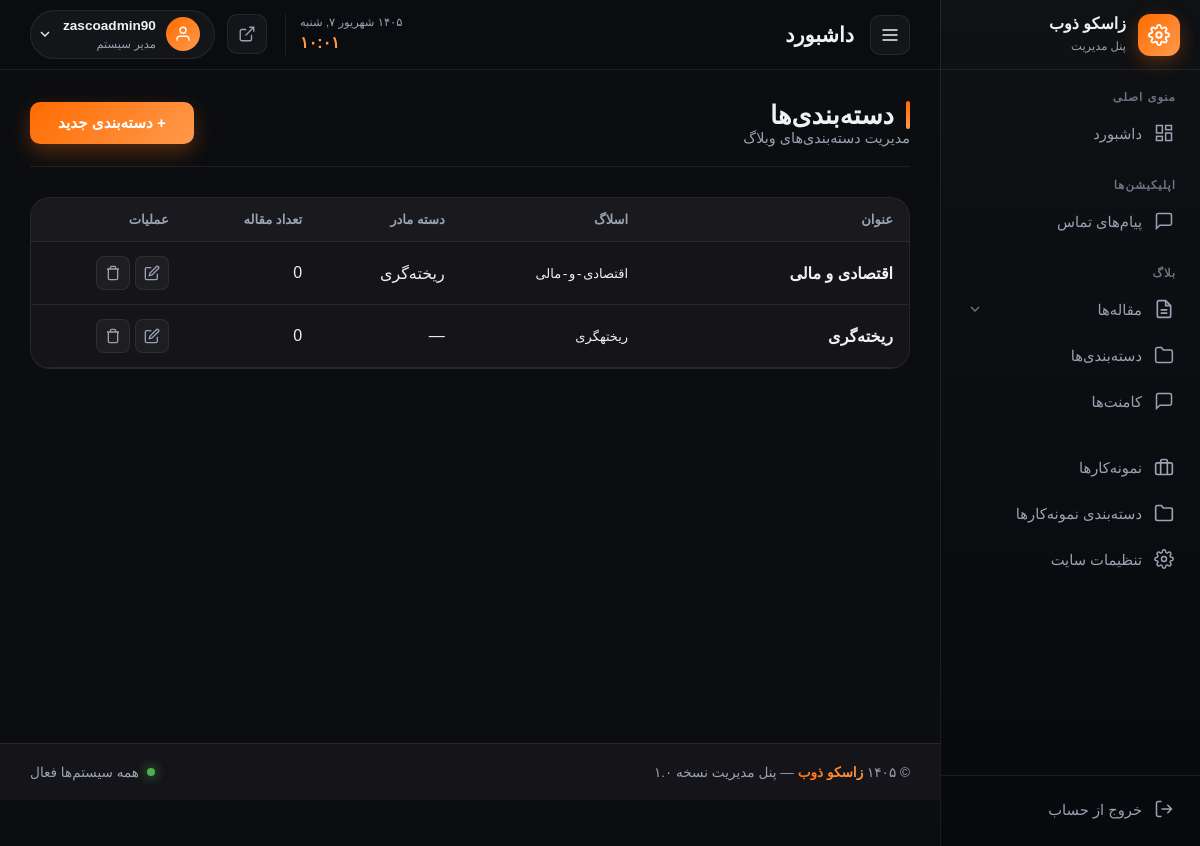
/zasco-admin-x9k2p/blog/categories/ (signed in), run on an earlier commit of the app's database.
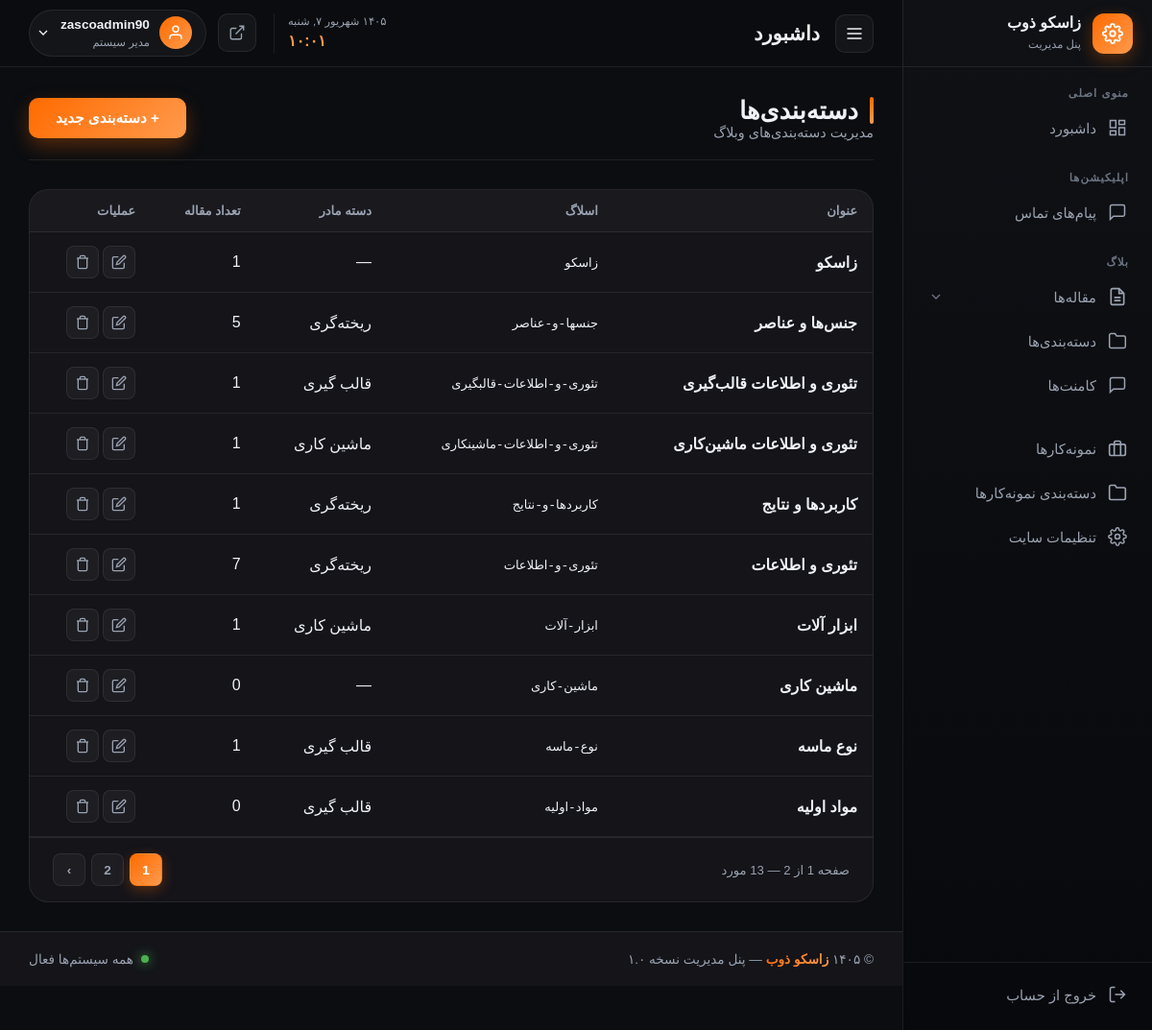
And on a later commit of the database.
### blog/models.py (models this page shows, shortened)
class Category(models.Model):
    title = models.CharField('عنوان دسته‌بندی', max_length=100)
    slug = models.SlugField('اسلاگ', max_length=120, unique=True, allow_unicode=True, blank=True)
    parent = models.ForeignKey('self', verbose_name='دسته مادر', null=True, blank=True,
        on_delete=models.SET_NULL, related_name='children')
    class Meta:
        verbose_name = 'دسته‌بندی'
        verbose_name_plural = 'دسته‌بندی‌ها'
    def __str__(self):
        return f'{self.parent.title} > {self.title}' if self.parent else self.title

### panel/views.py (the view)
# urls.py: path('blog/categories/', views.blog_category_list, name='blog_category_list'),
@login_required
def blog_category_list(request):
    if not request.user.is_staff:
        return redirect('panel:login')
    cats = Category.objects.annotate(posts_count=Count('posts')).order_by('-id')
    paginator = Paginator(cats, 10)
    categories = paginator.get_page(request.GET.get('page'))
    return render(request, 'main_pages/blog/category_list.html', {'categories': categories})

### main/context_processors.py (called while the page is built)
def site_settings(request):
    return {'site': SiteSetting.load()}

### main/models.py (called while the page is built)
    def get_queryset(self):
        return super().get_queryset().filter(is_deleted=False)

    @classmethod
    def load(cls):
        obj, _ = cls.objects.get_or_create(pk=1)
        return obj

### panel/context_processors.py (called while the page is built)
def panel_badges(request):
    if not (request.user.is_authenticated and request.user.is_staff):
        return {}
    return {
        'pending_comments': Comment.objects.filter(approved=False, is_deleted=False).count(),
    }

### panel/templates/main_pages/blog/category_list.html (shortened to what this page needs)
{% extends 'layouts/panel_base.html' %}
{% block content %}
<div class="page-header">
    <div>
        <h1 class="page-title">دسته‌بندی‌ها</h1>
        <p class="page-subtitle">مدیریت دسته‌بندی‌های وبلاگ</p>
    </div>
    <a href="{% url 'panel:blog_category_add' %}" class="btn-primary">+ دسته‌بندی جدید</a>
</div>
<div class="card">
    <div class="table-responsive">
        <table class="data-table">
            <thead>
                <tr>
                    <th>عنوان</th>
                    <th>اسلاگ</th>
                    <th>دسته مادر</th>
                    <th>تعداد مقاله</th>
                    <th>عملیات</th>
                </tr>
            </thead>
            <tbody>
                {% for cat in categories %}
                <tr>
                    <td><strong>{{ cat.title }}</strong></td>
                    <td><code>{{ cat.slug }}</code></td>
                    <td>{{ cat.parent|default:"—" }}</td>
                    <td>{{ cat.posts.count }}</td>
                    <td>
                        <a href="{% url 'panel:blog_category_edit' cat.id %}" class="btn-icon" title="ویرایش">
                            <svg viewBox="0 0 24 24" fill="none" stroke="currentColor" stroke-width="2">
                                <path d="M11 4H4a2 2 0 0 0-2 2v14a2 2 0 0 0 2 2h14a2 2 0 0 0 2-2v-7" />
                                <path d="M18.5 2.5a2.121 2.121 0 0 1 3 3L12 15l-4 1 1-4 9.5-9.5z" />
                            </svg>
                        </a>
                        <button class="btn-icon danger delete-cat-btn" data-id="{{ cat.id }}" title="حذف">
                            <svg viewBox="0 0 24 24" fill="none" stroke="currentColor" stroke-width="2">
                                <polyline points="3 6 5 6 21 6" />
                                <path
                                    d="M19 6v14a2 2 0 0 1-2 2H7a2 2 0 0 1-2-2V6m3 0V4a2 2 0 0 1 2-2h4a2 2 0 0 1 2 2v2" />
                            </svg>
                        </button>
                    </td>
                </tr>
                {% empty %}
                <tr>
                    <td colspan="5" class="text-center">هنوز دسته‌بندی ایجاد نشده</td>
                </tr>
                {% endfor %}
            </tbody>
        </table>
    </div>
    {% include 'partials/panel_pagination.html' with page_obj=categories %}
</div>
{% endblock %}

What changed in the data, as far as the page shows it:
no longer on this page (row unchanged): Category: title "اقتصادی و مالی", slug "اقتصادی-و-مالی", parent "ریخته‌گری", posts.count "0"
no longer on this page (row unchanged): Category: title "ریخته‌گری", slug "ریختهگری", parent "—", posts.count "0"
added Category: title "زاسکو", slug "زاسکو", parent "—", posts.count "1"
added Category: title "جنس‌ها و عناصر", slug "جنسها-و-عناصر", parent "ریخته‌گری", posts.count "5"
added Category: title "تئوری و اطلاعات قالب‌گیری", slug "تئوری-و-اطلاعات-قالبگیری", parent "قالب گیری", posts.count "1"
added Category: title "تئوری و اطلاعات ماشین‌کاری", slug "تئوری-و-اطلاعات-ماشینکاری", parent "ماشین کاری", posts.count "1"
added Category: title "کاربرد‌ها و نتایج", slug "کاربردها-و-نتایج", parent "ریخته‌گری", posts.count "1"
added Category: title "تئوری و اطلاعات", slug "تئوری-و-اطلاعات", parent "ریخته‌گری", posts.count "7"
added Category: title "ابزار آلات", slug "ابزار-آلات", parent "ماشین کاری", posts.count "1"
added Category: title "ماشین کاری", slug "ماشین-کاری", parent "—", posts.count "0"
added Category: title "نوع ماسه", slug "نوع-ماسه", parent "قالب گیری", posts.count "1"
added Category: title "مواد اولیه", slug "مواد-اولیه", parent "قالب گیری", posts.count "0"
Also different on the page:
{{ page_obj.paginator.num_pages }}: (not shown) → "2"
text now shown: "صفحه از — مورد ›"
new list line: "1"
new list line: "2"
